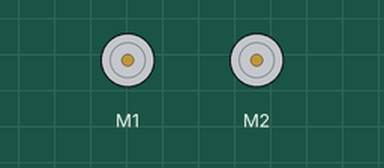
This sketch was run on a simulated Arduino Leonardo, built with avr-gcc and run on an emulated ATmega32U4. Shown: 2 × DC motor (green arrow = forward, orange = backward, longer = faster).

Above: at 0.1 s.
At 2.1 s:
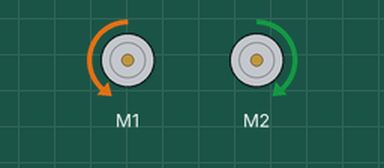
At 4.2 s:
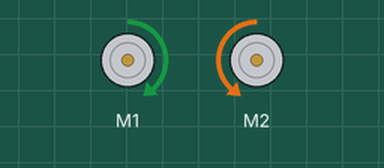
At 7.4 s:
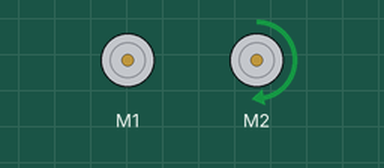
Timing chart, 0 to 8.9 s (numbered marks = the images above):
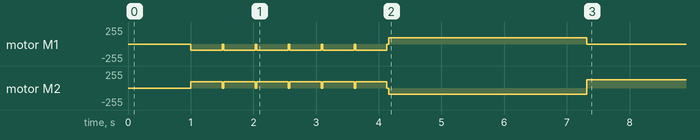

The sketch:

linjef_lging.ino
```cpp
#include <Zumo32U4.h>

Zumo32U4LineSensors lineSensors;
Zumo32U4Motors motors;

int16_t lastError = 0;
const uint16_t maxSpeed = 200;  //Dette er maksfarten som motorene vil kjøre

#define NUM_SENSORS 5
unsigned int lineSensorValues[NUM_SENSORS]; //Lager et array med sensorverdiene


void kalibrer(){

delay(1000); //Delay på et sekund før den første for-løkken starter
for(uint16_t i=0; i <= 10; i++)
//En for-løkke som teller fra 0 til 9
{
    if (i <= 5){ // Visst i<=5 kjører bilen den ene veien og kalibrer
    motors.setSpeeds(-150,150);
    delay(500);
    motors.setSpeeds(0,0);
    lineSensors.calibrate();
    //delay(1000);
    }

    if (i >= 5){ //Visst i>=5 kjører bilen den andre veien og kalibrer
    motors.setSpeeds(150,-150);
    lineSensors.calibrate();
    delay(500);
    motors.setSpeeds(0,0);
    //delay(1000);
    }
}


}


void linjefolging(){

  int16_t position = lineSensors.readLine(lineSensorValues); //Definerer en ny variabel position og setter den lik sensorverdiene
  int16_t error = position - 2000; //Error (Avviket) er lik sensorverdien - 2000 (2000 er senter)
  int16_t speedDifference = error / 4 + 6 * (error - lastError); //speedDifference er lik avvik/4 + 6* (avvik- forrige avvik)
  lastError = error;

  int16_t leftSpeed = (int16_t)maxSpeed + speedDifference; //Definerer leftSpeed
  int16_t rightSpeed = (int16_t)maxSpeed - speedDifference; //Definerer rightSpeed

 //Høyre og venstre motor får forskjellig fart avhengig av speedDifference (Svinger enten høyre eller venstre)
 //Constrain cutter verdien til tall mellom 0 og maxSpeed (200)
  leftSpeed = constrain(leftSpeed, 0, (int16_t)maxSpeed);
  rightSpeed = constrain(rightSpeed, 0, (int16_t)maxSpeed);


  motors.setSpeeds(leftSpeed, rightSpeed);
}


void setup(){

lineSensors.initFiveSensors();
kalibrer(); //Kaller funksjonen kalibrer (Kun en gang, hver gang man skrur på bilen)


}

void loop(){
linjefolging();

}
```
